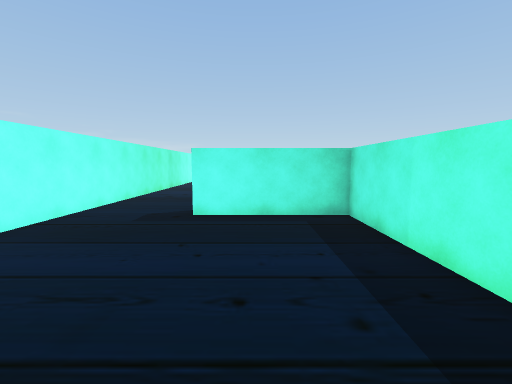
[1] (above)

20 first-person views from a walk through a 3-D level made in the Unity game engine. The camera is 1.5 m above the floor, tilts 6° down and sees 90° across. The floor is counted in squares, 1 m on a side. Each view is taken from the middle of a square. On the plan, view 1 faces up. The plan holds only what a view shows up to about 13 squares ahead; the rest is blank. The place goes on beyond the plan. The player is left out.

[2]
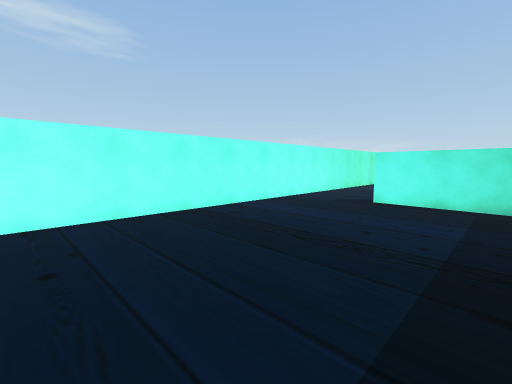

[3]
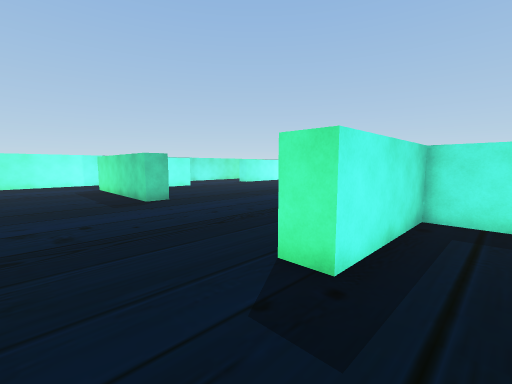

[4]
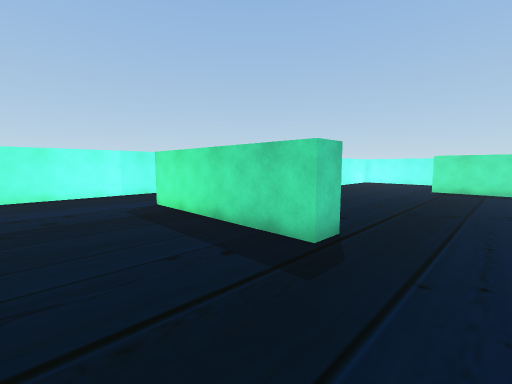

[5]
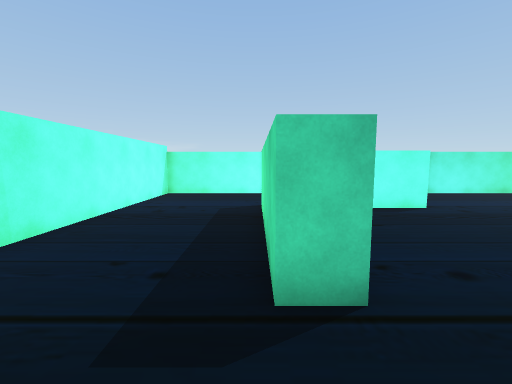

[6]
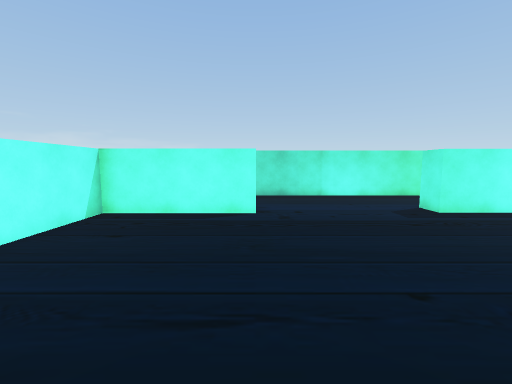

[7]
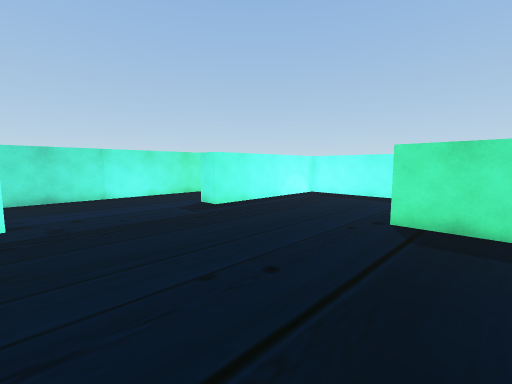

[8]
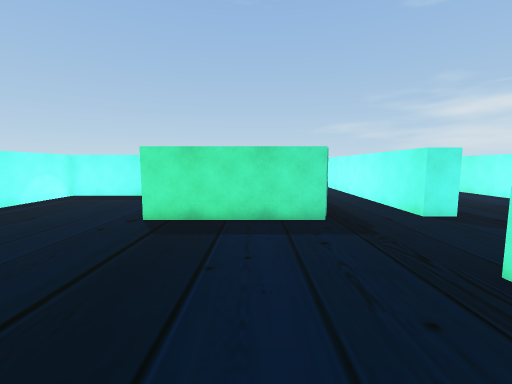

[9]
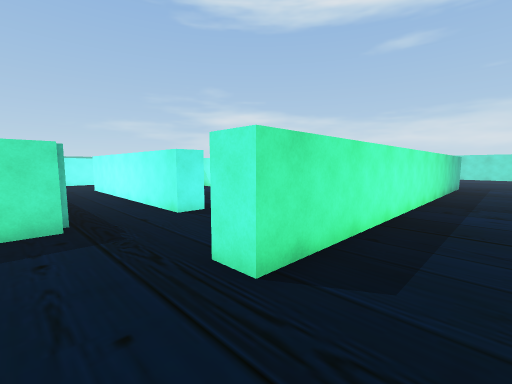

[10]
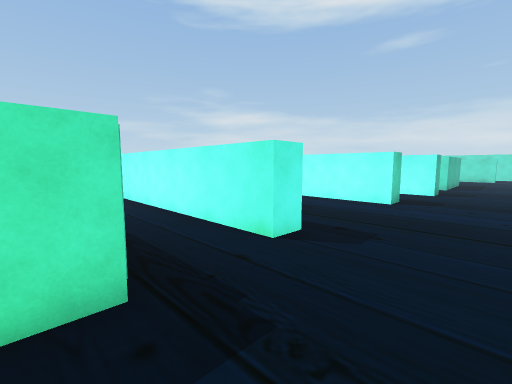

[11]
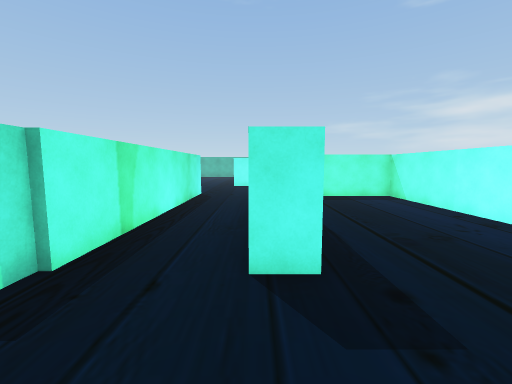

[12]
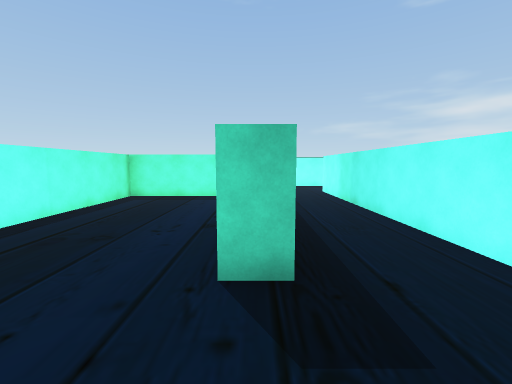

[13]
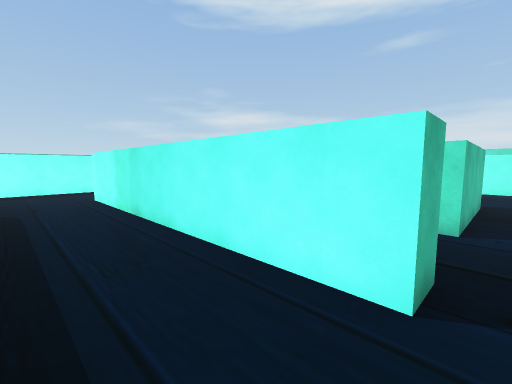

[14]
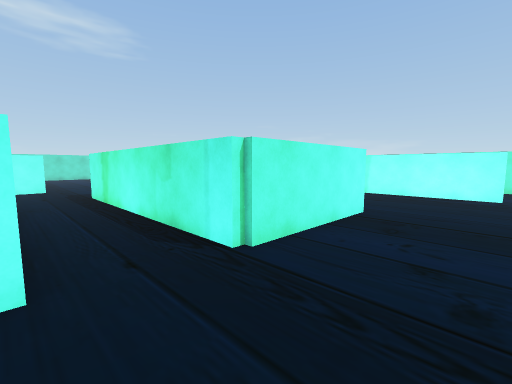

[15]
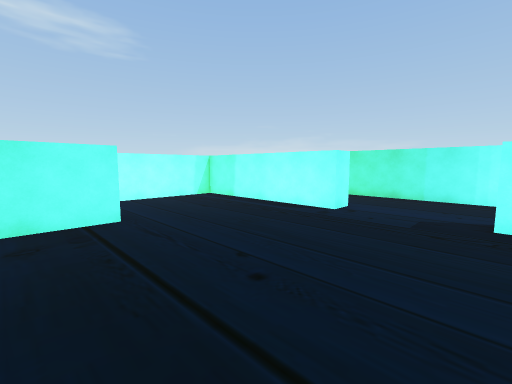

[16]
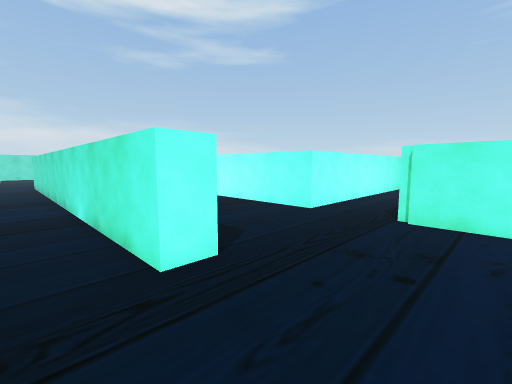

[17]
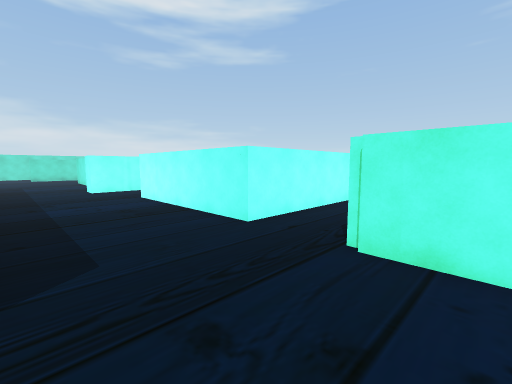

[18]
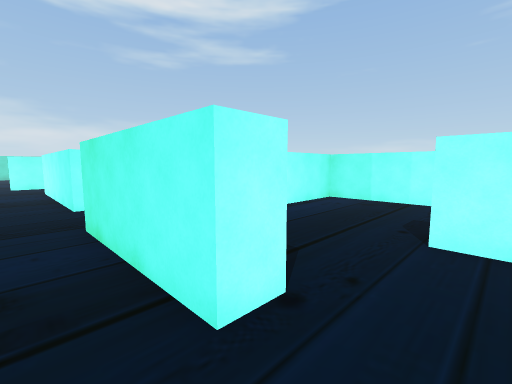

[19]
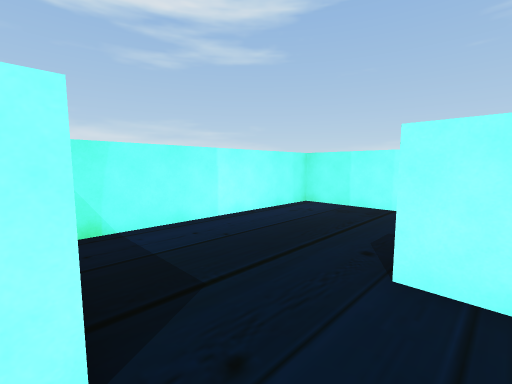

[20]
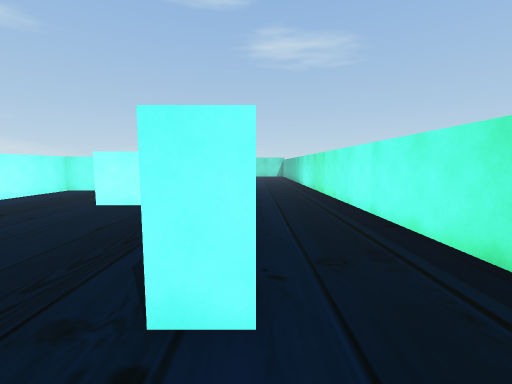

### Floor plan
Points are (right, up) in squares from view 1. A wall is a line through its corners. A room is listed if a view was taken in it or the views show most of it. See-through windows are left out.
Room 1 (views 1, 2, 3, 4, 5, 6, 7, 8, 9, 10, 11, 12, 13, 14, 15, 16, 17, 18, 19, 20)
walls: (12.5, 12.1) (11.9, 12.1) (11.9, 17.1); (12.4, 8) (12.4, 9.1) (22.4, 9.1) (22.4, 1.8); (12.9, 17) (12.9, 12.9) (21, 12.9); (17.5, 18.8) (17.5, 23) (10.8, 23) (10.8, 24); (12.2, 1.4) (12.2, 2.5) (21.4, 2.5) (21.4, 8.1) (15, 8.1); (0.2, 16.6) (-0.8, 16.6) (-0.8, 23.6); (21.6, 17.2) (22.7, 17.2) (22.7, 11.9) (12.5, 11.9); (2.8, 2.6) (2.8, 7.6) (-1.9, 7.6) (-1.9, 8.6); (5.1, 23) (0.2, 23) (0.2, 19.6); (18.5, 22.1) (18.5, 18); (11.6, -2.9) (11.6, -1.8) (23.6, -1.8); (7.3, -3.2) (7.3, 10.6) (8.4, 10.6); (13.2, 27.6) (5, 27.6); (27.4, 10.6) (28.5, 10.6) (28.5, -3); (-5.7, 13.1) (-5.7, -3.1); (0, 27.6) (-5.1, 27.6); (25.8, 24.1) (25.8, 23) (19.5, 23); (27.5, -1) (27.5, 1.1); (-5.7, 27.1) (-5.7, 18.5); (29.8, 27.6) (14.9, 27.6)

Where each view was taken, in squares from view 1:
view 1: 0 up, 0 right, facing up
view 2: 3 down, 2 right, facing up-left
view 3: 6 up, 5 left, facing up-right
view 4: 14 up, 5 left, facing up-right
view 5: 14 up, 1 left, facing up
view 6: 15 up, 5 right, facing up
view 7: 15 up, 5 right, facing up-right
view 8: 14 up, 5 right, facing right
view 9: 13 up, 5 right, facing down-right
view 10: 13 up, 9 right, facing down-right
view 11: 9 up, 9 right, facing right
view 12: 2 up, 9 right, facing right
view 13: 1 up, 11 right, facing down-right
view 14: 9 up, 26 right, facing up-left
view 15: 15 up, 30 right, facing up-left
view 16: 14 up, 30 right, facing down-left
view 17: 14 up, 27 right, facing down-left
view 18: 19 up, 24 right, facing down-left
view 19: 19 up, 22 right, facing down-left
view 20: 24 up, 28 right, facing left
